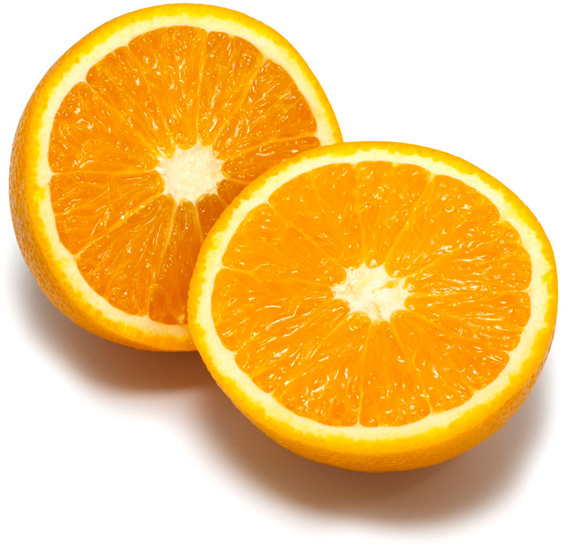
#> input picture Images-jpg/orange.jpg, 572 x 551 px
$ python kmeans_example.py
#> lines starting #> are read from the running program, lines starting #| are printed output that depends on the picture; after the words box and inside, x2 and y2 are one past the last pixel; in counts of white or black regions, pixels touching at a corner belong together
### lab3.py
import numpy as np
from scipy.spatial import distance_matrix
import matplotlib.pyplot as plt
from Functions import *
from gaussfft import gaussfft
from scipy.stats import multivariate_normal

def kmeans_segm(image, K, L, seed = 42):
    """
    Implement a function that uses K-means to find cluster 'centers'
    and a 'segmentation' with an index per pixel indicating with
    cluster it is associated to.

    Input arguments:
        image - the RGB input image
        K - number of clusters
        L - number of iterations
        seed - random seed
    Output:
        segmentation: an integer image with cluster indices
        centers: an array with K cluster mean colors
    """
    img = image.reshape((-1, 3))

    np.random.seed(seed)
    unique = np.unique(img, axis=0)
    idx = np.random.choice(unique.shape[0], K, replace=False)
    centers = unique[idx]

    old_centers= np.zeros_like(centers)
    num_iters = 0

    while L is None or num_iters<L:

        old_centers = centers.copy()
        dist = distance_matrix(img, centers)
        segmentation = np.argmin(dist, axis=1)

        for k in range(K):

            cluster = img[segmentation==k]
            if len(cluster)>0:
                centers[k] = np.mean(cluster, axis=0)

        num_iters += 1

        if np.max(np.max(abs(centers - old_centers))) < 1e-3:
            break

    if len(image.shape)==3:
        segmentation = segmentation.reshape((image.shape[0], image.shape[1]))

    return segmentation, centers, num_iters


# [72 lines left out: function mixture_prob, not called in this run]

### Functions.py
import math
import numpy as np
import scipy
import scipy.ndimage
import matplotlib.pyplot as plt
from matplotlib.colors import ListedColormap
from scipy.signal import convolve2d

#  SHOWGREY(IMAGE, DISPLAY, RESOLUTION, ZMIN, ZMAX)
#    displays the real matrix IMAGE as a gray-level image on the screen.
#
#  Arguments:
#    If RESOLUTION is a scalar value, RESOLUTION distinct gray-levels,
#    equidistantly spaced between 0 (black) and 1 (white), are used.
#    If RESOLUTION is a vector, its elements (which should lie in the
#    interval [ 0, 1]) are used as gray-levels (colormap).
#
#    The (matrix element) values ZMIN and ZMAX are mapped to black and
#    white respectively. For a quantized image, it is often advisable
#    to set ZMAX to the first quantization level outside actual range.
#    Values in ] ZMIN, ZMAX[ are mapped by linear interpolation, whereas
#    values outside this interval are mapped to either black or white by
#    truncation.
#
#    If ZMIN and ZMAX are omitted, they are set to the true max
#    and min values of the elements of IMAGE.
#
#    If RESOLUTION is also omitted, it is assumed to be 64.
#    If ZMIN = ZMAX, the displayed image is thresholded at ZMAX.
#
# [23 lines left out: function showgrey, not called in this run]

#	SHOWFS( FREQSPEC, DISPLAY, RES) displays a compressed version
#	of the corresponding Fourier spectrum as a gray-level image.
#	RES distinct gray-levels, equidistantly spaced between 0 (black)
#	and 1 (white), are used. If RES is omitted, it is assumed to be 64.
#
def showfs(Image, display = True, res = 64):
	showgrey(np.log(1 + np.abs(np.fft.fftshift(Image))), display, res)


#	ROTIM = ROT( IMAGE, ANGLE, BKG) rotates the image IMAGE by an angle
#	ANGLE and sets the values of the background pixels to BKG.
#	If BKG is omitted, it is set to 0.
#	If ANGLE is also omitted, it is also set to 0.
#	This is not a very interesting rotation, but it will, like all
#	other values of ANGLE, create an output image ROTIM of size DxD,
#	where D = NORM( SIZE( IMAGE)), with the original image in the center.
#
# [194 lines left out: functions rot, pow2image, randphaseimage, deltafcn, variance, discgaussfft and 7 more, not called in this run]

# ZEROCROSSCURVES(ZERO, MASK) -- Extraction of zero-crossing curves
# Computes the zero-crossing curves from the image ZERO
# If the MASK image is specified, only point on the zero-crossing
# curves for which the mask value is True are reserved
# The format of these curves is a tuple of two arrays with (Y,X) coordinates.
#
def zerocrosscurves(zeropic, mask):
	curves = np.where(contour(zeropic) & mask.astype(int))
	return curves

# THRESHOLDCURVES(CURVES, MASK) -- Thresholding of curves
# Returns a new set of curves containing only those points
# in the polygons for which the mask value is True.
# The format of these curves is a tuple of two arrays with (Y,X) coordinates.
#
# [48 lines left out: functions thresholdcurves, overlaycurves, locmax8, not called in this run]

# IMEAN = MEAN_SEGMENTS(I, SEGM) computes the mean within clusters indexed per
# pixel by SEGM and returns in image with pixel values replaced by the means
#
def mean_segments(I, segm):
	Ivec = np.reshape(I, (-1, 3))
	idx = np.reshape(segm, (-1))
	L = np.max(idx) + 1
	centers = np.zeros((L, 3))
	h, _ = np.histogram(idx, L, (-0.5, L-0.5))
	for l in range(L):
		if h[l] > 0:
			centers[l,:] = np.mean(Ivec[idx == l], axis=0)
	return centers[segm,:]

# INEW = OVERLAY_BOUNDS(I, SEGM) creates a new image INEW with boundaries
# between clusters as indicated by the segmentation SEGM
#
def overlay_bounds(I, segm):
	(h, w) = np.shape(segm)
	grow = np.zeros((h + 1, w + 1), dtype = segm.dtype)
	grow[0:h,0:w] = segm
	mask = (segm != grow[1:h+1, 0:w]) | (segm != grow[0:h, 1:w+1])  | (segm != grow[1:h+1, 1:w+1])
	mask[0:h, w-1] = mask[h-1, 0:w] = False
	Inew = np.array(I)
	Inew[mask, 0] = 255
	Inew[mask, 1] = Inew[mask, 2] = 0
	return Inew

### kmeans_example.py
import sys
import numpy as np
from PIL import Image, ImageFilter
import matplotlib.pyplot as plt
from lab3 import kmeans_segm
from Functions import mean_segments, overlay_bounds

def kmeans_example(img, K=10, L=50, scale_factor=0.5, image_sigma=1.0,
                   boundary=True, seed=14, verbose=True):

    img = img.resize((int(img.size[0]*scale_factor), int(img.size[1]*scale_factor)))

    h = ImageFilter.GaussianBlur(image_sigma)
    I = np.asarray(img.filter(ImageFilter.GaussianBlur(image_sigma))).astype(np.float32)
    segm, centers, iters = kmeans_segm(I, K, L, seed)

    if verbose:
        Inew = mean_segments(img, segm)
        if boundary:
            Inew = overlay_bounds(img, segm)

        img = Image.fromarray(Inew.astype(np.ubyte))
        plt.imshow(img)
        plt.title(f"K-mean, w/ K={K}, iters={iters}, sf={scale_factor}, sigma={image_sigma}")
        plt.axis('off')
        plt.show()

    return iters

if __name__ == '__main__':
    img = Image.open('Images-jpg/orange.jpg')
#> img is the input picture: PIL image 572x551 RGB; mean R, G, B 242.2, 197.1, 118.9
    print(kmeans_example(img, K=20, L=None, boundary=True))
#> in kmeans_example, `I = np.asarray(img.filter(ImageFilter.GaussianBlur(image_sigma))).asty..`:
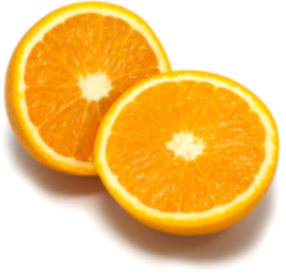
#> I: shape (275, 286, 3) float32; mean R, G, B 242.2, 196.8, 118.7
#> in kmeans_segm, `centers = unique[idx]`: centers = 20 rows, first 8: [249, 160, 16], [253, 228, 138], [230, 114, 1], [254, 203, 15], [254, 178, 2], [252, 169, 5], [244, 164, 19], [252, 154, 1]
#> after the loop in kmeans_segm, `while L is None or num_iters<L:`: centers = 20 rows, first 8: [249.3, 163.1, 20], [253.6, 236.5, 152.8], [217.9, 116.9, 3.74], [253.7, 217.1, 44.65], [254, 201.3, 8.96], [252.8, 169.9, 5.67], [250.7, 176.9, 38.4], [252.2, 156.3, 3.1]; num_iters = 91
#> in kmeans_segm, `segmentation = segmentation.reshape((image.shape[0], image.shape[1]))`:
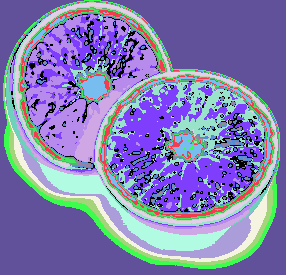
#> segmentation: shape (275, 286) int64; 20 distinct labels, from 0 to 19; one colour per label, 0 black
#> in mean_segments, `L = np.max(idx) + 1`: L = 20
#> in mean_segments, `h, _ = np.histogram(idx, L, (-0.5, L-0.5))`: h = 20 values, max 25817 at index 14, min 621 at index 15, mean 3932.5
#> after the loop in mean_segments, `for l in range(L):`: centers = 20 rows, first 8: [249.6, 163.3, 18.41], [253.8, 240.8, 165.5], [219, 116.3, 2.42], [253.8, 216, 25.4], [254.2, 200.8, 1.43], [253.3, 170.5, 3.75], [250.9, 178.3, 37.93], [252.6, 155.8, 1.91]
#> in mean_segments, `return centers[segm,:]`:
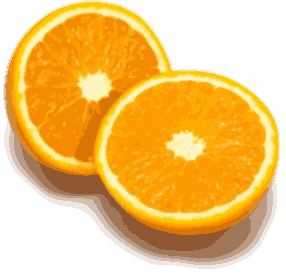
#> returned value: shape (275, 286, 3) float64; mean of channels 0, 1, 2 242.2, 197.1, 119; drawn as R, G, B
#> in overlay_bounds, `grow[0:h,0:w] = segm`:
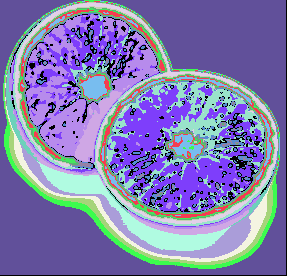
#> grow: shape (276, 287) int64; 20 distinct labels, from 0 to 19; one colour per label, 0 black
#> in overlay_bounds, `mask = (segm != grow[1:h+1, 0:w]) | (segm != grow[0:h, 1:w+1])  | (seg..`:
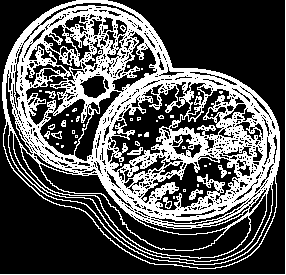
#> mask: shape (275, 286) bool; 33.8% white; 44 white regions (31 under 20 px), largest, box (x1, y1, x2, y2) and area: (2, 0, 280, 269) 25317, (0, 0, 286, 275) 560, (189, 189, 203, 200) 70
#> in overlay_bounds, `mask[0:h, w-1] = mask[h-1, 0:w] = False`:
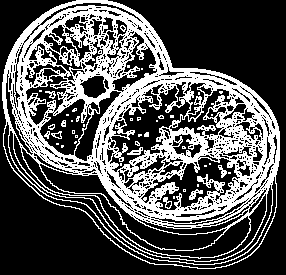
#> mask: shape (275, 286) bool; 33.1% white; 43 white regions (31 under 20 px), largest, box (x1, y1, x2, y2) and area: (2, 0, 280, 269) 25317, (189, 189, 203, 200) 70, (127, 147, 143, 155) 62
#> in overlay_bounds, `Inew[mask, 1] = Inew[mask, 2] = 0`:
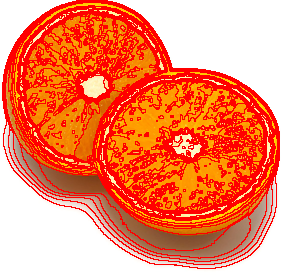
#> Inew: shape (275, 286, 3); mean R, G, B 245.3, 136.3, 98.8
#| 91

$ run again, with Images-jpg/tiger3.jpg copied over Images-jpg/orange.jpg
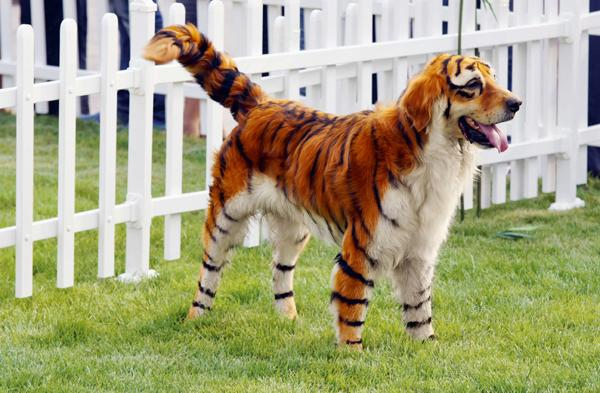
#> input picture Images-jpg/tiger3.jpg, 600 x 393 px
#> img is the input picture: PIL image 600x393 RGB; mean R, G, B 166.4, 163.6, 127.4
#> img: PIL image 300x196 RGB
#> in kmeans_segm, `centers = unique[idx]`: centers = 20 rows, first 8: [232, 231, 235], [143, 161, 74], [145, 101, 75], [172, 171, 131], [156, 171, 63], [162, 178, 85], [148, 161, 66], [153, 174, 109]
#> after the loop in kmeans_segm, `while L is None or num_iters<L:`: centers = 20 rows, first 8: [233.4, 233.1, 233.2], [132.4, 151.4, 82.46], [132.8, 60.65, 22.32], [183.5, 170.1, 139.8], [167.5, 102, 49.73], [166.4, 175.6, 88.01], [132.2, 151.7, 60.8], [164.6, 177, 114.6]; num_iters = 127
#> L = 20
#> in mean_segments, `h, _ = np.histogram(idx, L, (-0.5, L-0.5))`: h = 20 values, max 7119 at index 0, min 784 at index 10, mean 2940
#> after the loop in mean_segments, `for l in range(L):`: centers = 20 rows, first 8: [235.2, 234.8, 235.3], [131.7, 150.9, 81.67], [134.8, 60.57, 21.23], [185.6, 172.2, 141.3], [172.2, 104.3, 48.26], [168.7, 177.7, 89.14], [130.3, 150.2, 58], [164.9, 177.4, 114.7]
#> in overlay_bounds, `mask[0:h, w-1] = mask[h-1, 0:w] = False`:
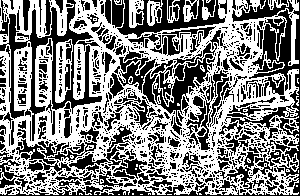
#> mask: shape (196, 300) bool; 51.2% white; 1311 black regions (1064 under 20 px), largest, box (x1, y1, x2, y2) and area: (0, 0, 300, 196) 3405, (0, 0, 102, 141) 2754, (117, 0, 226, 38) 1403
#> in overlay_bounds, `Inew[mask, 1] = Inew[mask, 2] = 0`:
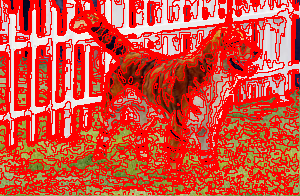
#> Inew: shape (196, 300, 3); mean R, G, B 213, 80.6, 63.1
#| 127
